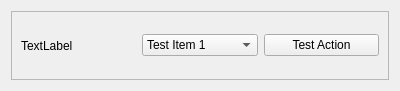
<?xml version="1.0" encoding="UTF-8"?>
<ui version="4.0">
 <class>TestForm</class>
 <widget class="QWidget" name="TestForm">
  <property name="geometry">
   <rect>
    <x>0</x>
    <y>0</y>
    <width>400</width>
    <height>91</height>
   </rect>
  </property>
  <property name="windowTitle">
   <string>Form</string>
  </property>
  <layout class="QVBoxLayout" name="verticalLayout">
   <item>
    <widget class="QFrame" name="test_frame">
     <property name="frameShape">
      <enum>QFrame::StyledPanel</enum>
     </property>
     <property name="frameShadow">
      <enum>QFrame::Raised</enum>
     </property>
     <layout class="QHBoxLayout" name="horizontalLayout">
      <item>
       <widget class="QLabel" name="test_label">
        <property name="text">
         <string>TextLabel</string>
        </property>
       </widget>
      </item>
      <item>
       <widget class="QComboBox" name="test_comboBox">
        <item>
         <property name="text">
          <string>Test Item 1</string>
         </property>
        </item>
        <item>
         <property name="text">
          <string>Test Item 2</string>
         </property>
        </item>
        <item>
         <property name="text">
          <string>Test Item 3</string>
         </property>
        </item>
       </widget>
      </item>
      <item>
       <widget class="QPushButton" name="test_pushButton">
        <property name="text">
         <string>Test Action</string>
        </property>
       </widget>
      </item>
     </layout>
    </widget>
   </item>
  </layout>
 </widget>
 <resources/>
 <connections/>
</ui>
